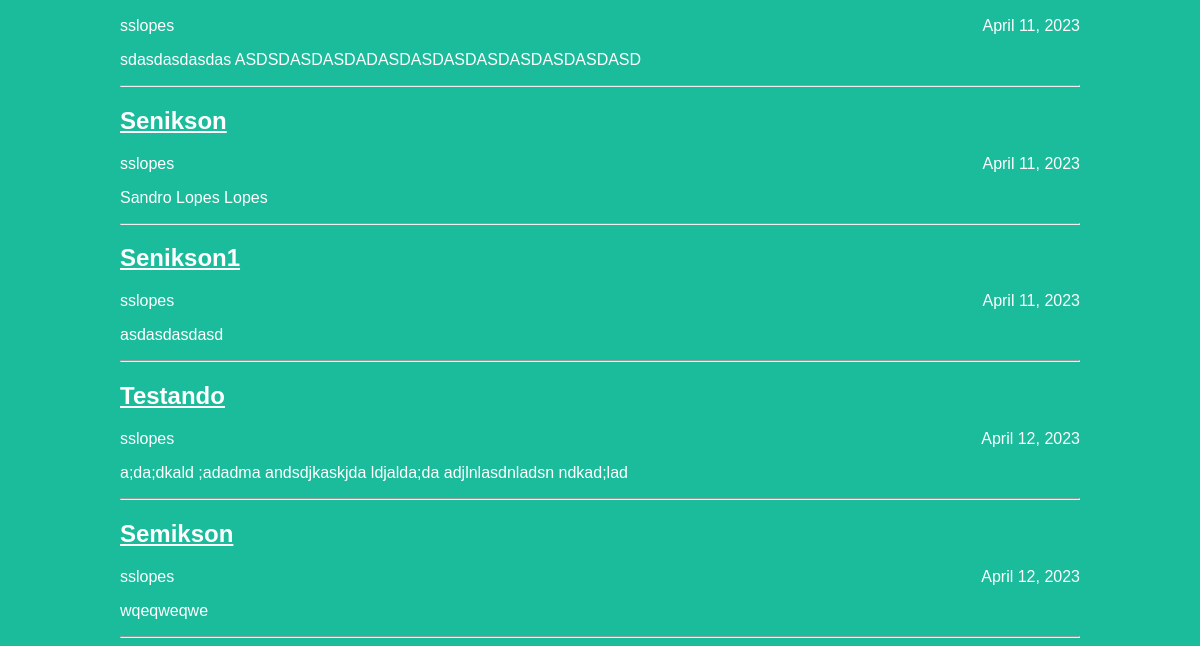
/blog (lower part), run on an earlier commit of the app's database.
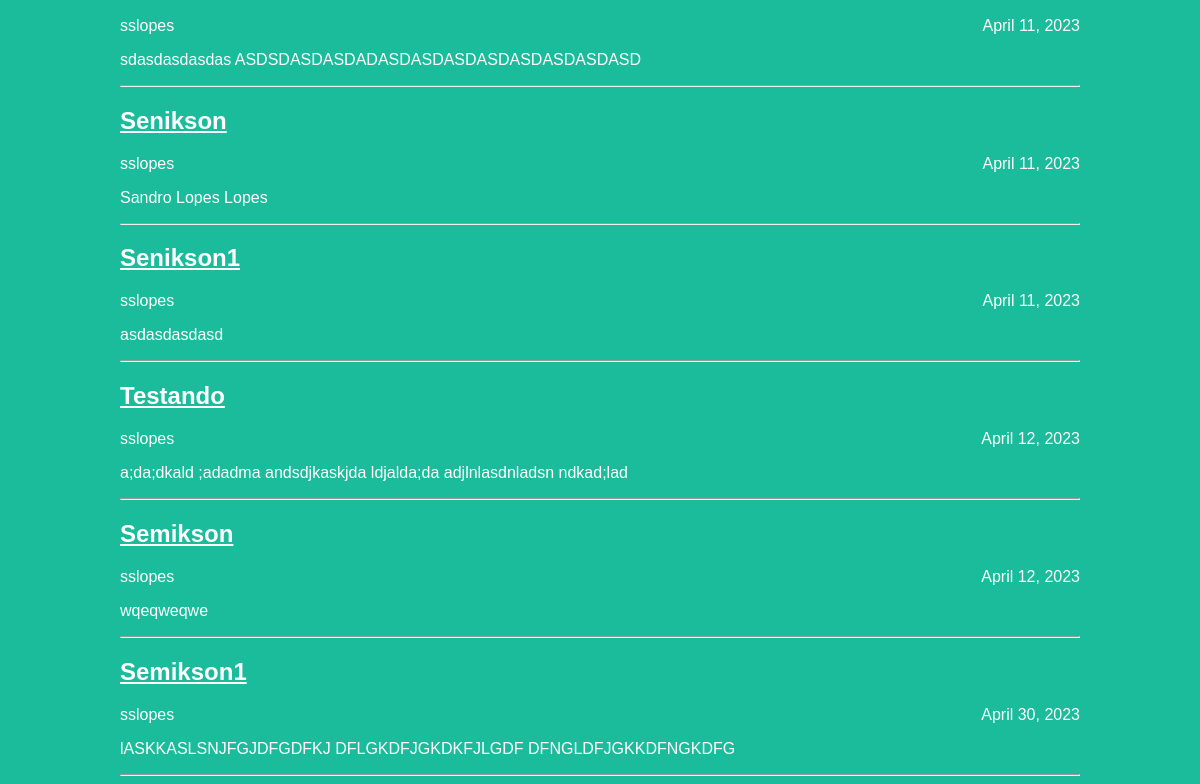
And on a later commit of the database.
### articles/models.py (models this page shows, shortened)
class Article(models.Model):
    title = models.CharField(max_length=200, unique=True)
    author = models.ForeignKey(User, on_delete=models.CASCADE)
    text = models.TextField()
    created_date = models.DateField(auto_now_add=True)
    def get_excerpt(self):
        return self.text[:140] + "..." if len(self.text) > 140 else self.text

### articles/views.py (the view)
# urls.py: path('blog', views.archive, name='archive'),
def archive(request):
    return render(request, 'archive.html', {"posts": Article.objects.all()})

### articles/templates/archive.html (shortened to what this page needs)
<!DOCTYPE html>
<html lang="en">
<head>
    <link rel="stylesheet" href="{{ STATIC_URL }}static/css/article.css">
</head>
<body>
        {% load static %}
    <div class="archive">
        {% for post in posts %}
        <div class="one-post">
            <h2 class="post-title">
                <a href="http://127.0.0.1:8000/article/{{post.id}}">{{ post.title }}</a>
            </h2>
            <div class="article-info">
                <div class="article-author">{{ post.author.username }}</div>
                <div class="article-created-date">{{ post.created_date }}</div>
            </div>
            <p class="article-text">{{ post.get_excerpt }}</p>
            <hr>
        </div>
        {% endfor %}
    </div>
</body>
</html>

### articles/static/css/article.css (style rules this page uses)
body { background: #1abc9c; font-family: Tahoma, Arial, sans-serif; color: #ffffff; }
.archive , .header { width: 960px; margin-left: auto; margin-right: auto; }
.post-title a { color: #ffffff; }
.article-author { width: 50%; float: left; }
.article-created-date { text-align: right; }

What changed in the data, as far as the page shows it:
added Article: title "Semikson1", author.username "sslopes", created_date "April 30, 2023", get_excerpt "lASKKASLSNJFGJDFGDFKJ DFLGKDFJGKDKFJLGDF DFNGLDFJGKKDFNGKDFG"
